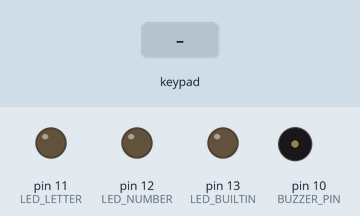
Bench run of a sketch on a simulated Arduino Uno, built with avr-gcc and run on an emulated ATmega328P. Parts: output pins drawn as LEDs (lit = HIGH), buzzer (waves = sounding, pin HIGH). Dashed ring = blinking. The test bench sets the inputs (shaded band). What the sketch prints to the serial monitor is not drawn.

Above: at 1.2 s.
1.3 s: key '#' pressed
At 2.3 s:
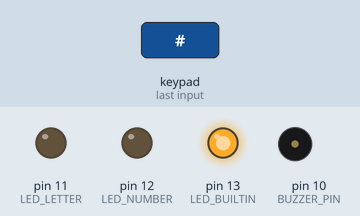
4.3 s: keypad keys 9 8 7 6 pressed 0.4 s apart
At 8.1 s:
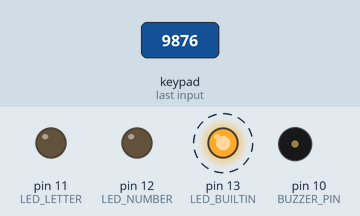
Timing chart, 0 to 14.8 s (numbered marks = the images above; inputs shaded):
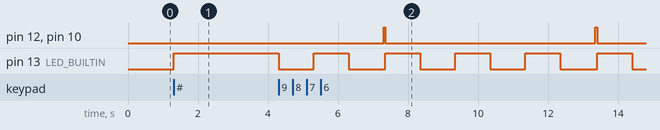

The sketch:

Keypad4x4CharsIndicator.ino
```cpp
#include <Keypad.h>

const byte ROWS = 4; //four rows
const byte COLS = 4; //four columns
char keys[ROWS][COLS] = {
  {'1', '2', '3', 'A'},
  {'4', '5', '6', 'B'},
  {'7', '8', '9', 'C'},
  {'*', '0', '#', 'D'}
};


byte rowPins[ROWS] = {9, 8, 7, 6}; //Rows 0 to 3
byte colPins[COLS] = {5, 4, 3, 2}; //Columns 0 to 3

Keypad keypad = Keypad( makeKeymap(keys), rowPins, colPins, ROWS, COLS );
int LED_NUMBER = 12;
int LED_LETTER = 11;
int BUZZER_PIN = 10;
int delayValue = 1000; //1second default delay
int charIndex = 0;
char chars[] = "";
boolean state = false;
void setup() {
  Serial.begin(9600);
  pinMode(LED_BUILTIN, OUTPUT);
  pinMode(LED_NUMBER, OUTPUT);
  pinMode(LED_LETTER, OUTPUT);
  pinMode(BUZZER_PIN, OUTPUT);
}

void loop() {
  char key = keypad.getKey();
  if (key != NO_KEY) {
    Serial.print(key);
    switch (key) {
      case '#':
        lightUp();
        state = true;
        charIndex = 0;
        delayValue = 1000;
        clearValue();
        delay(2000);
        break;
      case '*':
        lightDown();
        state = false;
        charIndex = 0;
        clearValue();
        break;
      default:
        if (isDigit(key)) {
          chars[charIndex] =  key;
          charIndex++;
          charTypeIndicator(true);
        } else {
          delayValue = (int)chars;
          digitalWrite(LED_LETTER, HIGH);
          charTypeIndicator(false);
        }
        break;
    }
  } else {
    if (state == true) {
      lightUp();
      delay(delayValue);
      lightDown();
      delay(delayValue);
    } else {
      lightDown();
    }
  }

  digitalWrite(LED_NUMBER, LOW);
  digitalWrite(LED_LETTER, LOW);
  digitalWrite(BUZZER_PIN, LOW);
}

void lightUp() {
  //digitalWrite(BUZZER_PIN,HIGH);
  digitalWrite(LED_BUILTIN, HIGH);
}

void lightDown() {
  digitalWrite(LED_BUILTIN, LOW);
  //digitalWrite(BUZZER_PIN,LOW);
}

void charTypeIndicator(boolean isDigitType) {
  digitalWrite(BUZZER_PIN, HIGH);
  if (isDigitType) {
    digitalWrite(LED_NUMBER, HIGH);
    digitalWrite(LED_LETTER, LOW);
    delay(50);
  } else {
    digitalWrite(LED_NUMBER, LOW);
    digitalWrite(LED_LETTER, HIGH);
    delay(100);
  }
  digitalWrite(BUZZER_PIN, LOW);
}

void clearValue() {
  memset(chars, 0, sizeof(chars));
}
```

Measured:
- after the input at 1.3 s, pin 13 (LED_BUILTIN): LOW → HIGH at once
- after the input at 4.3 s, pin 12 (LED_NUMBER), pin 10 (BUZZER_PIN): alternates HIGH for 0.05 s and LOW for 6.0 s, starting after 3.0 s
